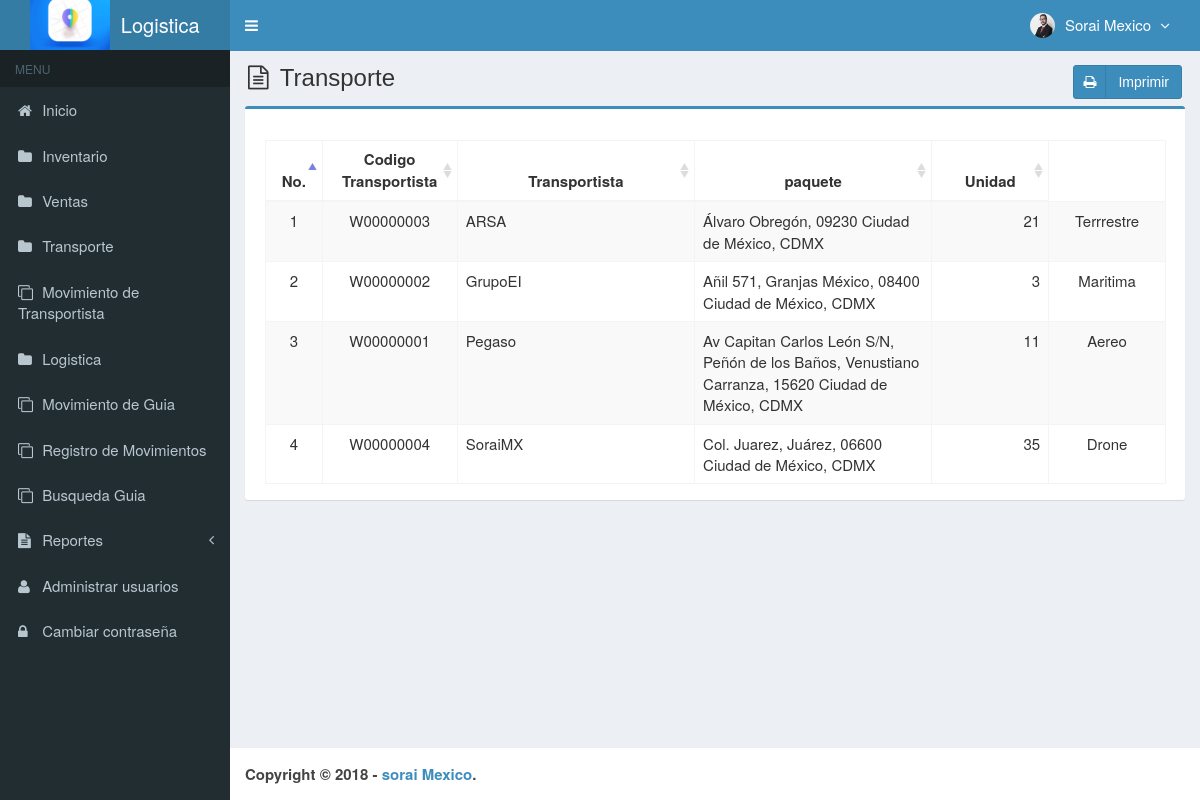
/main.php?module=stock_transporte (signed in), run on the app's committed database.
### tables this page shows
CREATE TABLE `usuarios` (
  `id_user` int(3) NOT NULL,
  `username` varchar(50) NOT NULL,
  `name_user` varchar(50) NOT NULL,
  `password` varchar(50) NOT NULL,
  `email` varchar(50) DEFAULT NULL,
  `telefono` varchar(13) DEFAULT NULL,
  `foto` varchar(100) DEFAULT NULL,
  `permisos_acceso` enum('Super Admin','Gerente','Almacenista','Visitante') NOT NULL,
  `status` enum('activo','bloqueado') NOT NULL DEFAULT 'activo',
  `created_at` timestamp NOT NULL DEFAULT CURRENT_TIMESTAMP,
  `updated_at` timestamp NOT NULL DEFAULT CURRENT_TIMESTAMP ON UPDATE CURRENT_TIMESTAMP
);

CREATE TABLE `transporte` (
  `codigo` varchar(9) NOT NULL,
  `nombre` varchar(100) NOT NULL,
  `ubicacion` varchar(150) NOT NULL,
  `unidad` varchar(20) NOT NULL,
  `stock` int(11) NOT NULL,
  `created_user` int(3) NOT NULL,
  `created_date` timestamp NOT NULL DEFAULT CURRENT_TIMESTAMP,
  `updated_user` int(3) NOT NULL,
  `updated_date` timestamp NOT NULL DEFAULT CURRENT_TIMESTAMP ON UPDATE CURRENT_TIMESTAMP
);

### modules/stock_transporte/view.php (the view)
<section class="content-header">
  <h1>
    <i class="fa fa-file-text-o icon-title"></i> Transporte
    <a class="btn btn-primary btn-social pull-right" href="modules/stock_transporte/print.php" target="_blank">
      <i class="fa fa-print"></i> Imprimir
    </a>
  </h1>
</section>
<section class="content">
  <div class="row">
    <div class="col-md-12">
      <div class="box box-primary">
        <div class="box-body">
          <table id="dataTables1" class="table table-bordered table-striped table-hover">
            <thead>
              <tr>
                <th class="center">No.</th>
                <th class="center">Codigo Transportista</th>
                <th class="center">Transportista</th>
               <th class="center">paquete</th>
                <th class="center">Unidad</th>
              </tr>
            </thead>
            <tbody>
            <?php
            $no = 1;
            $query = mysqli_query($mysqli, "SELECT codigo,nombre,ubicacion,stock,unidad FROM transporte ORDER BY nombre ASC")
                                            or die('Error: '.mysqli_error($mysqli));
            while ($data = mysqli_fetch_assoc($query)) {
              echo "<tr>
                      <td width='30' class='center'>$no</td>
                      <td width='80' class='center'>$data[codigo]</td>
                      <td width='180'>$data[nombre]</td>
                      <td width='180'>$data[ubicacion]</td>
                      <td width='80' align='right'>$data[stock]</td>
                      <td width='80' class='center'>$data[unidad]</td>
                    </tr>";
              $no++;
            }
            ?>
            </tbody>
          </table>
        </div>
      </div>
    </div>
  </div>
</section><!-- /.content

### top-menu.php (shortened to what this page needs)
<?php
require_once "config/database.php";
$query = mysqli_query($mysqli, "SELECT id_user, name_user, foto, permisos_acceso FROM usuarios WHERE id_user='$_SESSION[id_user]'")
                                or die('error: '.mysqli_error($mysqli));
$data = mysqli_fetch_assoc($query);
?>
<li class="dropdown user user-menu">
  <a href="#" class="dropdown-toggle" data-toggle="dropdown">
  <?php
  if ($data['foto']=="") { ?>
    <img src="images/user/user-default.png" class="user-image" alt="User Image"/>
  <?php
  }
  else { ?>
    <img src="images/user/<?php echo $data['foto']; ?>" class="user-image" alt="User Image"/>
  <?php
  }
  ?>
    <span class="hidden-xs"><?php echo $data['name_user']; ?> <i style="margin-left:5px" class="fa fa-angle-down"></i></span>
  </a>
</li>

### assets/css/style.css (style rules this page uses)
.btn-social *:first-child { border-right: 1px solid rgba(0, 0, 0, 0.1); bottom: 0; font-size: 1em !important; left: 0; line-height: 32px !important; position: absolute; text-align: center; top: 0; width: 32px !important; }
.content-header { padding: 15px 18px 0; position: relative; }
.center { text-align:center; }
.icon-title { margin-right: 5px; }
body { background-color: #fff; color: #333; font-size: 15px; line-height: 1.42857; }

### data on the page
usuarios: foto (picture), name_user "Sorai Mexico"
transporte: codigo "W00000003", nombre "ARSA", ubicacion "Álvaro Obregón, 09230 Ciudad de México, CDMX", stock "21", unidad "Terrrestre"
transporte: codigo "W00000002", nombre "GrupoEI", ubicacion "Añil 571, Granjas México, 08400 Ciudad de México, CDMX", stock "3", unidad "Maritima"
transporte: codigo "W00000001", nombre "Pegaso", ubicacion "Av Capitan Carlos León S/N, Peñón de los Baños, Venustiano Carranza, 15620 Ciudad de México, CDMX", stock "11", unidad "Aereo"
transporte: codigo "W00000004", nombre "SoraiMX", ubicacion "Col. Juarez, Juárez, 06600 Ciudad de México, CDMX", stock "35", unidad "Drone"
